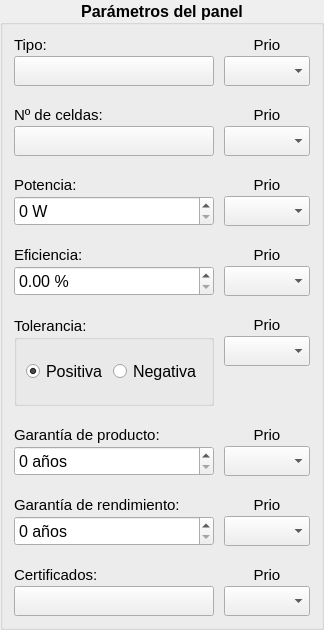
            <widget class="QGroupBox" name="groupPanel">
             <property name="minimumSize">
              <size>
               <width>250</width>
               <height>0</height>
              </size>
             </property>
             <property name="font">
              <font>
               <pointsize>12</pointsize>
               <weight>75</weight>
               <bold>true</bold>
              </font>
             </property>
             <property name="title">
              <string>Parámetros del panel</string>
             </property>
             <property name="alignment">
              <set>Qt::AlignCenter</set>
             </property>
             <layout class="QVBoxLayout" name="verticalLayout_6">
              <property name="spacing">
               <number>20</number>
              </property>
              <item>
               <layout class="QHBoxLayout" name="horizontalLayout_21" stretch="1,0">
                <property name="spacing">
                 <number>10</number>
                </property>
                <item>
                 <layout class="QVBoxLayout" name="verticalLayout_19">
                  <property name="spacing">
                   <number>2</number>
                  </property>
                  <item>
                   <widget class="QLabel" name="labelPanelType">
                    <property name="font">
                     <font>
                      <pointsize>11</pointsize>
                      <weight>50</weight>
                      <bold>false</bold>
                     </font>
                    </property>
                    <property name="text">
                     <string>Tipo:</string>
                    </property>
                    <property name="alignment">
                     <set>Qt::AlignLeading|Qt::AlignLeft|Qt::AlignVCenter</set>
                    </property>
                   </widget>
                  </item>
                  <item>
                   <widget class="QPushButton" name="buttonPanelTypes">
                    <property name="minimumSize">
                     <size>
                      <width>0</width>
                      <height>30</height>
                     </size>
                    </property>
                    <property name="font">
                     <font>
                      <weight>50</weight>
                      <bold>false</bold>
                     </font>
                    </property>
                    <property name="text">
                     <string/>
                    </property>
                   </widget>
                  </item>
                 </layout>
                </item>
                <item>
                 <layout class="QVBoxLayout" name="verticalLayout_81">
                  <property name="spacing">
                   <number>2</number>
                  </property>
                  <item>
                   <widget class="QLabel" name="labelPrioPanelType">
                    <property name="sizePolicy">
                     <sizepolicy hsizetype="Minimum" vsizetype="Minimum">
                      <horstretch>0</horstretch>
                      <verstretch>0</verstretch>
                     </sizepolicy>
                    </property>
                    <property name="font">
                     <font>
                      <pointsize>11</pointsize>
                      <weight>50</weight>
                      <bold>false</bold>
                     </font>
                    </property>
                    <property name="text">
                     <string>Prio</string>
                    </property>
                    <property name="alignment">
                     <set>Qt::AlignCenter</set>
                    </property>
                   </widget>
                  </item>
                  <item>
                   <widget class="QComboBox" name="comboPrioPanelType">
                    <property name="sizePolicy">
                     <sizepolicy hsizetype="Minimum" vsizetype="Minimum">
                      <horstretch>0</horstretch>
                      <verstretch>0</verstretch>
                     </sizepolicy>
                    </property>
                    <property name="minimumSize">
                     <size>
                      <width>0</width>
                      <height>30</height>
                     </size>
                    </property>
                    <property name="font">
                     <font>
                      <weight>50</weight>
                      <bold>false</bold>
                     </font>
                    </property>
                   </widget>
                  </item>
                 </layout>
                </item>
               </layout>
              </item>
              <item>
               <layout class="QHBoxLayout" name="horizontalLayout_22" stretch="1,0">
                <property name="spacing">
                 <number>10</number>
                </property>
                <item>
                 <layout class="QVBoxLayout" name="verticalLayout_20">
                  <property name="spacing">
                   <number>2</number>
                  </property>
                  <item>
                   <widget class="QLabel" name="labelCells">
                    <property name="font">
                     <font>
                      <pointsize>11</pointsize>
                      <weight>50</weight>
                      <bold>false</bold>
                     </font>
                    </property>
                    <property name="text">
                     <string>Nº de celdas:</string>
                    </property>
                    <property name="alignment">
                     <set>Qt::AlignLeading|Qt::AlignLeft|Qt::AlignVCenter</set>
                    </property>
                   </widget>
                  </item>
                  <item>
                   <widget class="QPushButton" name="buttonCells">
                    <property name="minimumSize">
                     <size>
                      <width>0</width>
                      <height>30</height>
                     </size>
                    </property>
                    <property name="font">
                     <font>
                      <weight>50</weight>
                      <bold>false</bold>
                     </font>
                    </property>
                    <property name="text">
                     <string/>
                    </property>
                   </widget>
                  </item>
                 </layout>
                </item>
                <item>
                 <layout class="QVBoxLayout" name="verticalLayout_82">
                  <property name="spacing">
                   <number>2</number>
                  </property>
                  <item>
                   <widget class="QLabel" name="labelPrioCells">
                    <property name="sizePolicy">
                     <sizepolicy hsizetype="Minimum" vsizetype="Minimum">
                      <horstretch>0</horstretch>
                      <verstretch>0</verstretch>
                     </sizepolicy>
                    </property>
                    <property name="font">
                     <font>
                      <pointsize>11</pointsize>
                      <weight>50</weight>
                      <bold>false</bold>
                     </font>
                    </property>
                    <property name="text">
                     <string>Prio</string>
                    </property>
                    <property name="alignment">
                     <set>Qt::AlignCenter</set>
                    </property>
                   </widget>
                  </item>
                  <item>
                   <widget class="QComboBox" name="comboPrioCells">
                    <property name="sizePolicy">
                     <sizepolicy hsizetype="Minimum" vsizetype="Minimum">
                      <horstretch>0</horstretch>
                      <verstretch>0</verstretch>
                     </sizepolicy>
                    </property>
                    <property name="minimumSize">
                     <size>
                      <width>0</width>
                      <height>30</height>
                     </size>
                    </property>
                    <property name="font">
                     <font>
                      <weight>50</weight>
                      <bold>false</bold>
                     </font>
                    </property>
                   </widget>
                  </item>
                 </layout>
                </item>
               </layout>
              </item>
              <item>
               <layout class="QHBoxLayout" name="horizontalLayout_31" stretch="1,0">
                <property name="spacing">
                 <number>10</number>
                </property>
                <item>
                 <layout class="QVBoxLayout" name="verticalLayout_21">
                  <property name="spacing">
                   <number>2</number>
                  </property>
                  <item>
                   <widget class="QLabel" name="labelPanelPower">
                    <property name="font">
                     <font>
                      <pointsize>11</pointsize>
                      <weight>50</weight>
                      <bold>false</bold>
                     </font>
                    </property>
                    <property name="text">
                     <string>Potencia:</string>
                    </property>
                    <property name="alignment">
                     <set>Qt::AlignLeading|Qt::AlignLeft|Qt::AlignVCenter</set>
                    </property>
                   </widget>
                  </item>
                  <item>
                   <widget class="QSpinBox" name="spinPanelPower">
                    <property name="minimumSize">
                     <size>
                      <width>0</width>
                      <height>30</height>
                     </size>
                    </property>
                    <property name="font">
                     <font>
                      <pointsize>12</pointsize>
                      <weight>50</weight>
                      <bold>false</bold>
                     </font>
                    </property>
                    <property name="focusPolicy">
                     <enum>Qt::StrongFocus</enum>
                    </property>
                    <property name="suffix">
                     <string> W</string>
                    </property>
                    <property name="maximum">
                     <number>999999999</number>
                    </property>
                   </widget>
                  </item>
                 </layout>
                </item>
                <item>
                 <layout class="QVBoxLayout" name="verticalLayout_84">
                  <property name="spacing">
                   <number>2</number>
                  </property>
                  <item>
                   <widget class="QLabel" name="labelPrioPanelPower">
                    <property name="sizePolicy">
                     <sizepolicy hsizetype="Minimum" vsizetype="Minimum">
                      <horstretch>0</horstretch>
                      <verstretch>0</verstretch>
                     </sizepolicy>
                    </property>
                    <property name="font">
                     <font>
                      <pointsize>11</pointsize>
                      <weight>50</weight>
                      <bold>false</bold>
                     </font>
                    </property>
                    <property name="text">
                     <string>Prio</string>
                    </property>
                    <property name="alignment">
                     <set>Qt::AlignCenter</set>
                    </property>
                   </widget>
                  </item>
                  <item>
                   <widget class="QComboBox" name="comboPrioPanelPower">
                    <property name="sizePolicy">
                     <sizepolicy hsizetype="Minimum" vsizetype="Minimum">
                      <horstretch>0</horstretch>
                      <verstretch>0</verstretch>
                     </sizepolicy>
                    </property>
                    <property name="minimumSize">
                     <size>
                      <width>0</width>
                      <height>30</height>
                     </size>
                    </property>
                    <property name="font">
                     <font>
                      <weight>50</weight>
                      <bold>false</bold>
                     </font>
                    </property>
                   </widget>
                  </item>
                 </layout>
                </item>
               </layout>
              </item>
              <item>
               <layout class="QHBoxLayout" name="horizontalLayout_32" stretch="1,0">
                <property name="spacing">
                 <number>10</number>
                </property>
                <item>
                 <layout class="QVBoxLayout" name="verticalLayout_29">
                  <property name="spacing">
                   <number>2</number>
                  </property>
                  <item>
                   <widget class="QLabel" name="labelEfficiency">
                    <property name="font">
                     <font>
                      <pointsize>11</pointsize>
                      <weight>50</weight>
                      <bold>false</bold>
                     </font>
                    </property>
                    <property name="text">
                     <string>Eficiencia:</string>
                    </property>
                    <property name="alignment">
                     <set>Qt::AlignLeading|Qt::AlignLeft|Qt::AlignVCenter</set>
                    </property>
                   </widget>
                  </item>
                  <item>
                   <widget class="QDoubleSpinBox" name="spinEfficiency">
                    <property name="minimumSize">
                     <size>
                      <width>0</width>
                      <height>30</height>
                     </size>
                    </property>
                    <property name="font">
                     <font>
                      <pointsize>12</pointsize>
                      <weight>50</weight>
                      <bold>false</bold>
                     </font>
                    </property>
                    <property name="focusPolicy">
                     <enum>Qt::StrongFocus</enum>
                    </property>
                    <property name="suffix">
                     <string> %</string>
                    </property>
                    <property name="decimals">
                     <number>2</number>
                    </property>
                    <property name="maximum">
                     <double>100.000000000000000</double>
                    </property>
                   </widget>
                  </item>
                 </layout>
                </item>
                <item>
                 <layout class="QVBoxLayout" name="verticalLayout_85">
                  <property name="spacing">
                   <number>2</number>
                  </property>
                  <item>
                   <widget class="QLabel" name="labelPrioEfficiency">
                    <property name="sizePolicy">
                     <sizepolicy hsizetype="Minimum" vsizetype="Minimum">
                      <horstretch>0</horstretch>
                      <verstretch>0</verstretch>
                     </sizepolicy>
                    </property>
                    <property name="font">
                     <font>
                      <pointsize>11</pointsize>
                      <weight>50</weight>
                      <bold>false</bold>
                     </font>
                    </property>
                    <property name="text">
                     <string>Prio</string>
                    </property>
                    <property name="alignment">
                     <set>Qt::AlignCenter</set>
                    </property>
                   </widget>
                  </item>
                  <item>
                   <widget class="QComboBox" name="comboPrioEfficiency">
                    <property name="sizePolicy">
                     <sizepolicy hsizetype="Minimum" vsizetype="Minimum">
                      <horstretch>0</horstretch>
                      <verstretch>0</verstretch>
                     </sizepolicy>
                    </property>
                    <property name="minimumSize">
                     <size>
                      <width>0</width>
                      <height>30</height>
                     </size>
                    </property>
                    <property name="font">
                     <font>
                      <weight>50</weight>
                      <bold>false</bold>
                     </font>
                    </property>
                   </widget>
                  </item>
                 </layout>
                </item>
               </layout>
              </item>
              <item>
               <layout class="QHBoxLayout" name="horizontalLayout_33" stretch="1,0">
                <property name="spacing">
                 <number>10</number>
                </property>
                <item>
                 <widget class="QGroupBox" name="groupTolerance">
                  <property name="font">
                   <font>
                    <pointsize>11</pointsize>
                    <weight>50</weight>
                    <bold>false</bold>
                   </font>
                  </property>
                  <property name="title">
                   <string>Tolerancia:</string>
                  </property>
                  <layout class="QVBoxLayout" name="verticalLayout_8">
                   <item>
                    <layout class="QHBoxLayout" name="horizontalLayout_8">
                     <item>
                      <widget class="QRadioButton" name="radioPositiveTolerance">
                       <property name="font">
                        <font>
                         <pointsize>12</pointsize>
                         <weight>50</weight>
                         <bold>false</bold>
                        </font>
                       </property>
                       <property name="text">
                        <string>Positiva</string>
                       </property>
                       <property name="checked">
                        <bool>true</bool>
                       </property>
                       <attribute name="buttonGroup">
                        <string notr="true">buttonGroup</string>
                       </attribute>
                      </widget>
                     </item>
                     <item>
                      <widget class="QRadioButton" name="radioNegativeTolerance">
                       <property name="font">
                        <font>
                         <pointsize>12</pointsize>
                         <weight>50</weight>
                         <bold>false</bold>
                        </font>
                       </property>
                       <property name="text">
                        <string>Negativa</string>
                       </property>
                       <attribute name="buttonGroup">
                        <string notr="true">buttonGroup</string>
                       </attribute>
                      </widget>
                     </item>
                    </layout>
                   </item>
                  </layout>
                 </widget>
                </item>
                <item>
                 <layout class="QVBoxLayout" name="verticalLayout_86">
                  <property name="spacing">
                   <number>2</number>
                  </property>
                  <item>
                   <widget class="QLabel" name="labelPrioTolerance">
                    <property name="sizePolicy">
                     <sizepolicy hsizetype="Minimum" vsizetype="Minimum">
                      <horstretch>0</horstretch>
                      <verstretch>0</verstretch>
                     </sizepolicy>
                    </property>
                    <property name="font">
                     <font>
                      <pointsize>11</pointsize>
                      <weight>50</weight>
                      <bold>false</bold>
                     </font>
                    </property>
                    <property name="text">
                     <string>Prio</string>
                    </property>
                    <property name="alignment">
                     <set>Qt::AlignCenter</set>
                    </property>
                   </widget>
                  </item>
                  <item>
                   <widget class="QComboBox" name="comboPrioTolerance">
                    <property name="sizePolicy">
                     <sizepolicy hsizetype="Minimum" vsizetype="Minimum">
                      <horstretch>0</horstretch>
                      <verstretch>0</verstretch>
                     </sizepolicy>
                    </property>
                    <property name="minimumSize">
                     <size>
                      <width>0</width>
                      <height>30</height>
                     </size>
                    </property>
                    <property name="font">
                     <font>
                      <weight>50</weight>
                      <bold>false</bold>
                     </font>
                    </property>
                   </widget>
                  </item>
                  <item>
                   <spacer name="verticalSpacer_5">
                    <property name="orientation">
                     <enum>Qt::Vertical</enum>
                    </property>
                    <property name="sizeHint" stdset="0">
                     <size>
                      <width>0</width>
                      <height>40</height>
                     </size>
                    </property>
                   </spacer>
                  </item>
                 </layout>
                </item>
               </layout>
              </item>
              <item>
               <layout class="QHBoxLayout" name="horizontalLayout_34" stretch="1,0">
                <property name="spacing">
                 <number>10</number>
                </property>
                <item>
                 <layout class="QVBoxLayout" name="verticalLayout_32">
                  <property name="spacing">
                   <number>2</number>
                  </property>
                  <item>
                   <widget class="QLabel" name="labelWarrantyProduct">
                    <property name="font">
                     <font>
                      <pointsize>11</pointsize>
                      <weight>50</weight>
                      <bold>false</bold>
                     </font>
                    </property>
                    <property name="text">
                     <string>Garantía de producto:</string>
                    </property>
                    <property name="alignment">
                     <set>Qt::AlignLeading|Qt::AlignLeft|Qt::AlignVCenter</set>
                    </property>
                   </widget>
                  </item>
                  <item>
                   <widget class="QSpinBox" name="spinWarrantyProduct">
                    <property name="minimumSize">
                     <size>
                      <width>0</width>
                      <height>30</height>
                     </size>
                    </property>
                    <property name="font">
                     <font>
                      <pointsize>12</pointsize>
                      <weight>50</weight>
                      <bold>false</bold>
                     </font>
                    </property>
                    <property name="focusPolicy">
                     <enum>Qt::StrongFocus</enum>
                    </property>
                    <property name="suffix">
                     <string> años</string>
                    </property>
                    <property name="maximum">
                     <number>9999</number>
                    </property>
                   </widget>
                  </item>
                 </layout>
                </item>
                <item>
                 <layout class="QVBoxLayout" name="verticalLayout_88">
                  <property name="spacing">
                   <number>2</number>
                  </property>
                  <item>
                   <widget class="QLabel" name="labelPrioWarrantyProduct">
                    <property name="sizePolicy">
                     <sizepolicy hsizetype="Minimum" vsizetype="Minimum">
                      <horstretch>0</horstretch>
                      <verstretch>0</verstretch>
                     </sizepolicy>
                    </property>
                    <property name="font">
                     <font>
                      <pointsize>11</pointsize>
                      <weight>50</weight>
                      <bold>false</bold>
                     </font>
                    </property>
                    <property name="text">
                     <string>Prio</string>
                    </property>
                    <property name="alignment">
                     <set>Qt::AlignCenter</set>
                    </property>
                   </widget>
                  </item>
                  <item>
                   <widget class="QComboBox" name="comboPrioWarrantyProduct">
                    <property name="sizePolicy">
                     <sizepolicy hsizetype="Minimum" vsizetype="Minimum">
                      <horstretch>0</horstretch>
                      <verstretch>0</verstretch>
                     </sizepolicy>
                    </property>
                    <property name="minimumSize">
                     <size>
                      <width>0</width>
                      <height>30</height>
                     </size>
                    </property>
                    <property name="font">
                     <font>
                      <weight>50</weight>
                      <bold>false</bold>
                     </font>
                    </property>
                   </widget>
                  </item>
                 </layout>
                </item>
               </layout>
              </item>
              <item>
               <layout class="QHBoxLayout" name="horizontalLayout_35" stretch="1,0">
                <property name="spacing">
                 <number>10</number>
                </property>
                <item>
                 <layout class="QVBoxLayout" name="verticalLayout_33">
                  <property name="spacing">
                   <number>2</number>
                  </property>
                  <item>
                   <widget class="QLabel" name="labelWarrantyPerformance">
                    <property name="font">
                     <font>
                      <pointsize>11</pointsize>
                      <weight>50</weight>
                      <bold>false</bold>
                     </font>
                    </property>
                    <property name="text">
                     <string>Garantía de rendimiento:</string>
                    </property>
                    <property name="alignment">
                     <set>Qt::AlignLeading|Qt::AlignLeft|Qt::AlignVCenter</set>
                    </property>
                   </widget>
                  </item>
                  <item>
                   <widget class="QSpinBox" name="spinWarrantyPerformance">
                    <property name="minimumSize">
                     <size>
                      <width>0</width>
                      <height>30</height>
                     </size>
                    </property>
                    <property name="font">
                     <font>
                      <pointsize>12</pointsize>
                      <weight>50</weight>
                      <bold>false</bold>
                     </font>
                    </property>
                    <property name="focusPolicy">
                     <enum>Qt::StrongFocus</enum>
                    </property>
                    <property name="suffix">
                     <string> años</string>
                    </property>
                    <property name="maximum">
                     <number>9999</number>
                    </property>
                   </widget>
                  </item>
                 </layout>
                </item>
                <item>
                 <layout class="QVBoxLayout" name="verticalLayout_89">
                  <property name="spacing">
                   <number>2</number>
                  </property>
                  <item>
                   <widget class="QLabel" name="labelPrioWarrantyPerformance">
                    <property name="sizePolicy">
                     <sizepolicy hsizetype="Minimum" vsizetype="Minimum">
                      <horstretch>0</horstretch>
                      <verstretch>0</verstretch>
                     </sizepolicy>
                    </property>
                    <property name="font">
                     <font>
                      <pointsize>11</pointsize>
                      <weight>50</weight>
                      <bold>false</bold>
                     </font>
                    </property>
                    <property name="text">
                     <string>Prio</string>
                    </property>
                    <property name="alignment">
                     <set>Qt::AlignCenter</set>
                    </property>
                   </widget>
                  </item>
                  <item>
                   <widget class="QComboBox" name="comboPrioWarrantyPerformance">
                    <property name="sizePolicy">
                     <sizepolicy hsizetype="Minimum" vsizetype="Minimum">
                      <horstretch>0</horstretch>
                      <verstretch>0</verstretch>
                     </sizepolicy>
                    </property>
                    <property name="minimumSize">
                     <size>
                      <width>0</width>
                      <height>30</height>
                     </size>
                    </property>
                    <property name="font">
                     <font>
                      <weight>50</weight>
                      <bold>false</bold>
                     </font>
                    </property>
                   </widget>
                  </item>
                 </layout>
                </item>
               </layout>
              </item>
              <item>
               <layout class="QHBoxLayout" name="horizontalLayout_36" stretch="1,0">
                <property name="spacing">
                 <number>10</number>
                </property>
                <item>
                 <layout class="QVBoxLayout" name="verticalLayout_22">
                  <property name="spacing">
                   <number>2</number>
                  </property>
                  <item>
                   <widget class="QLabel" name="labelCertificates">
                    <property name="font">
                     <font>
                      <pointsize>11</pointsize>
                      <weight>50</weight>
                      <bold>false</bold>
                     </font>
                    </property>
                    <property name="text">
                     <string>Certificados:</string>
                    </property>
                   </widget>
                  </item>
                  <item>
                   <widget class="QPushButton" name="buttonCertificates">
                    <property name="minimumSize">
                     <size>
                      <width>0</width>
                      <height>30</height>
                     </size>
                    </property>
                    <property name="font">
                     <font>
                      <weight>50</weight>
                      <bold>false</bold>
                     </font>
                    </property>
                    <property name="text">
                     <string/>
                    </property>
                   </widget>
                  </item>
                 </layout>
                </item>
                <item>
                 <layout class="QVBoxLayout" name="verticalLayout_91">
                  <property name="spacing">
                   <number>2</number>
                  </property>
                  <item>
                   <widget class="QLabel" name="labelPrioCertificates">
                    <property name="sizePolicy">
                     <sizepolicy hsizetype="Minimum" vsizetype="Minimum">
                      <horstretch>0</horstretch>
                      <verstretch>0</verstretch>
                     </sizepolicy>
                    </property>
                    <property name="font">
                     <font>
                      <pointsize>11</pointsize>
                      <weight>50</weight>
                      <bold>false</bold>
                     </font>
                    </property>
                    <property name="text">
                     <string>Prio</string>
                    </property>
                    <property name="alignment">
                     <set>Qt::AlignCenter</set>
                    </property>
                   </widget>
                  </item>
                  <item>
                   <widget class="QComboBox" name="comboPrioCertificates">
                    <property name="sizePolicy">
                     <sizepolicy hsizetype="Minimum" vsizetype="Minimum">
                      <horstretch>0</horstretch>
                      <verstretch>0</verstretch>
                     </sizepolicy>
                    </property>
                    <property name="minimumSize">
                     <size>
                      <width>0</width>
                      <height>30</height>
                     </size>
                    </property>
                    <property name="font">
                     <font>
                      <weight>50</weight>
                      <bold>false</bold>
                     </font>
                    </property>
                   </widget>
                  </item>
                 </layout>
                </item>
               </layout>
              </item>
             </layout>
            </widget>
